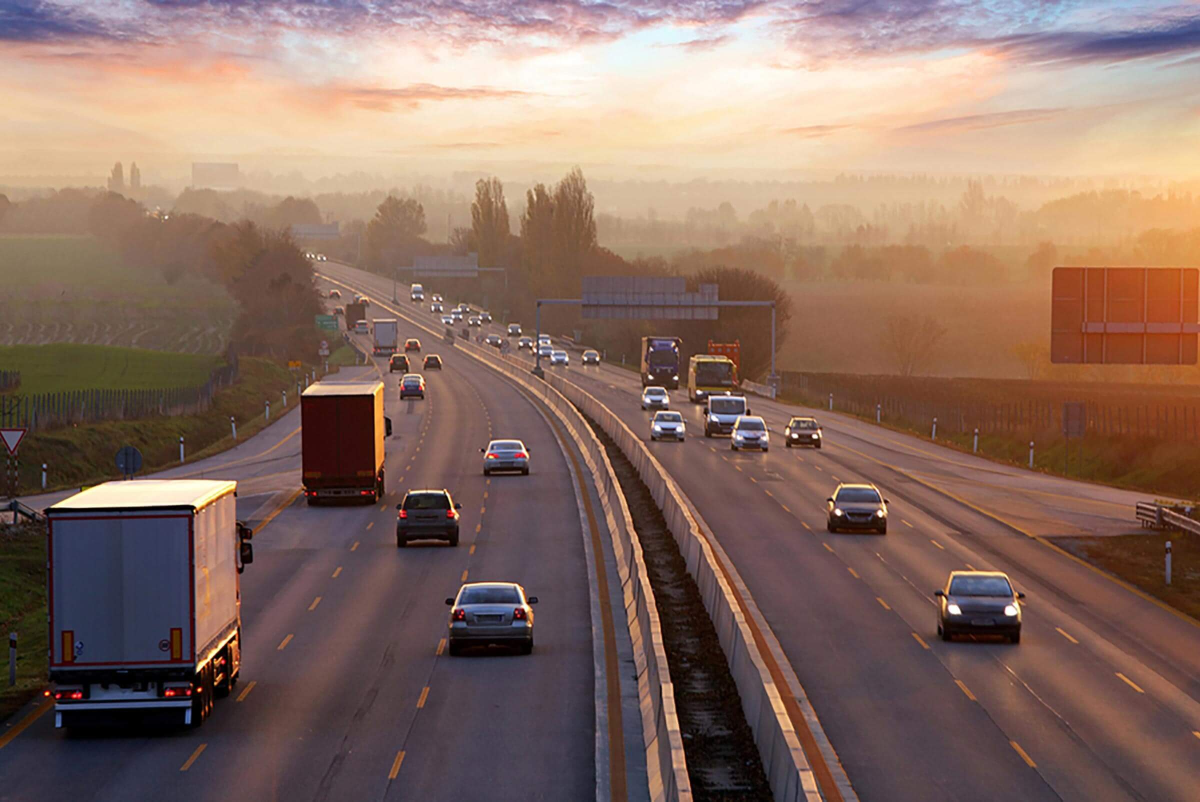
#> input picture OpenCV_Python_Tutorials/OpenCV_Tutorial.jpg, 2400 x 1603 px (shown at 1/2 size)
$ jupyter execute 01_Introduction_to_OpenCV.ipynb
#> lines starting #> are read from the running program, lines starting #| are printed output that depends on the picture
### Introduction to OpenCV

OpenCV is one of the most popular computer vision libraries. If you want to start your journey in the field of computer vision, then a thorough understanding of the concepts of OpenCV is of paramount importance.

We will cover following topics:

 - Reading an image
 - Extracting the RGB values of a pixel
 - Extracting the Region of Interest (ROI)
 - Resizing the Image
 - Rotating the Image
 - Drawing a Rectangle
 - Displaying text

This is the original image that we will manipulate in this tutorial:

#### 1. Reading an Image:

[cell 1]
# import OpenCV
import cv2

[cell 2]
# read image using imread function
image = cv2.imread("OpenCV_Tutorial.jpg")
#> image is the input picture: shape (1603, 2400, 3); mean B, G, R 98.4, 109.4, 136.3

[cell 3]
# display the image using OpenCV cv2.imshow function
cv2.imshow("image", image)
cv2.waitKey(0)
cv2.destroyAllWindows()

[cell 4]
# Extracting the height and width of an image
h, w = image.shape[:2]
#> h = 1603; w = 2400
# Displaying the height and width
print("Height = {},  Width = {}".format(h, w))
#| Height = 1603,  Width = 2400

#### 2. Extracting the RGB values of a pixel

Now we will focus on extracting the RGB values of an individual pixel. Note – OpenCV arranges the channels in BGR order. So the 0th value will correspond to Blue pixel and not Red.

[cell 5]
# Here we have randomly chosen a pixel by passing in 100, 100 for height and width.
(B, G, R) = image[100, 100]
#> B = 165; G = 172; R = 211

# Displaying the pixel values
print("R = {}, G = {}, B = {}".format(R, G, B))
#| R = 211, G = 172, B = 165

# We can also pass the channel to extract the value for a specific channel
B = image[100, 100, 0]
print("B = {}".format(B))
#| B = 165

#### 3. Extracting the Region of Interest (ROI)

[cell 6]
# We will calculate the region of interest by slicing the pixels of the image
roi = image[100 : 500, 200 : 700]
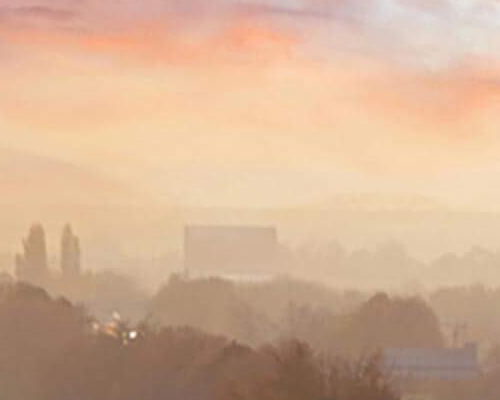
#> roi: shape (400, 500, 3); mean B, G, R 148.2, 176.2, 210.7

cv2.imshow("roi", roi)
cv2.waitKey(0)
cv2.destroyAllWindows()

#### 4. Resizing the image

[cell 7]
# resize() function takes 2 parameters, the image and the dimensions
resize = cv2.resize(image, (800, 800))
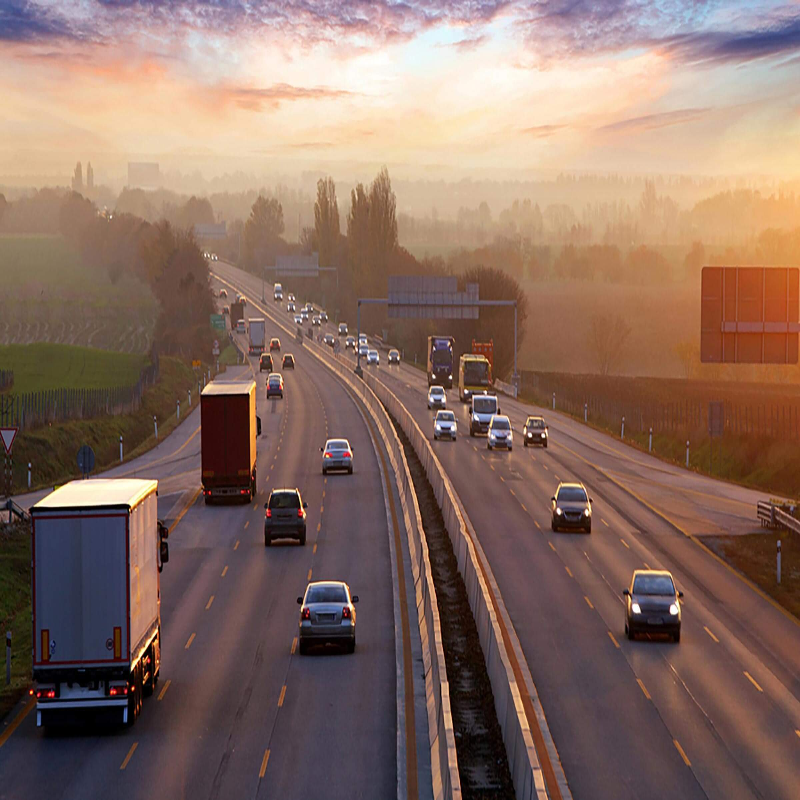
#> resize: shape (800, 800, 3); mean B, G, R 98.3, 109.3, 136.2

cv2.imshow("resize", resize)
cv2.waitKey(0)
cv2.destroyAllWindows()

The problem with this approach is that the aspect ratio of the image is not maintained. So we need to do some extra work in order to maintain a proper aspect ratio.

[cell 8]
# Calculating the ratio
ratio = 800 / w
#> ratio = 0.333

# Creating a tuple containing width and height
dim = (800, int(h * ratio))
#> dim = (800, 534)

# Resizing the image
resize_aspect = cv2.resize(image, dim)
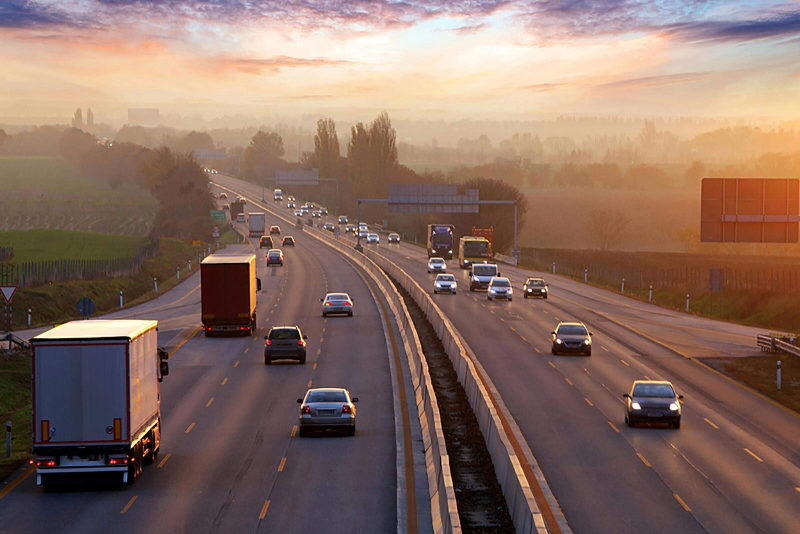
#> resize_aspect: shape (534, 800, 3); mean B, G, R 98.3, 109.3, 136.2

cv2.imshow("resize_aspect", resize_aspect)
cv2.waitKey(0)
cv2.destroyAllWindows()

#### 5. Rotating the Image

There are a lot of steps involved in rotating an image. So, let me explain each of them in detail. The 2 main functions used here are – getRotationMatrix2D(), warpAffine()

getRotationMatrix2D(): It takes 3 arguments –
 - center – The center coordinates of the image
 - Angle – The angle (in degrees) by which the image should be rotated
 - Scale – The scaling factor

warpAffine(): The function warpAffine transforms the source image using the rotation matrix:

[cell 9]
# Calculating the center of the image
center = (w // 2, h // 2)
#> center = (1200, 801)

# Generating a rotation matrix
matrix = cv2.getRotationMatrix2D(center, -45, 1.0)

# Performing the affine transformation
rotated = cv2.warpAffine(image, matrix, (w, h))
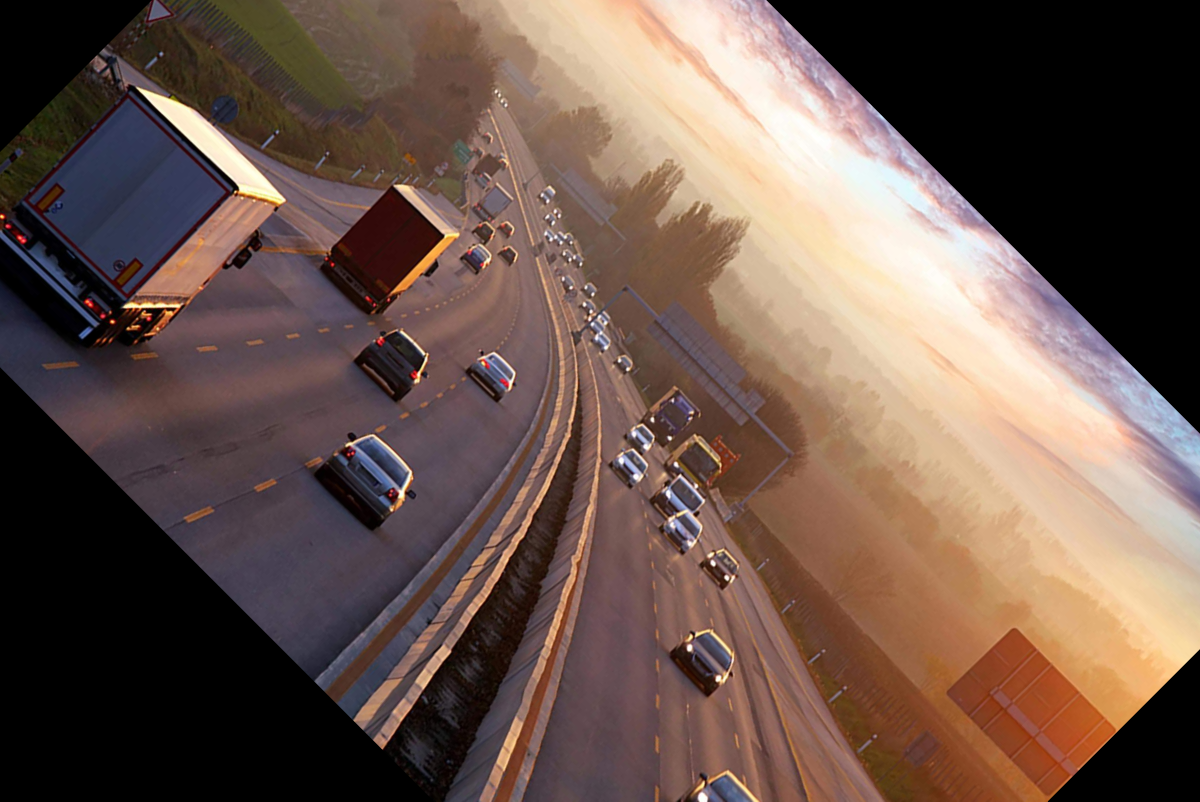
#> rotated: shape (1603, 2400, 3) (shown at 1/2 size); mean B, G, R 75.8, 84.7, 105.7

cv2.imshow("rotated", rotated)
cv2.waitKey(0)
cv2.destroyAllWindows()

#### 6. Drawing a Rectangle

cv2.rectangle: It is an in-place operation. It takes in 5 arguments –
 - Image
 - Top-left corner co-ordinates
 - Bottom-right corner co-ordinates
 - Color (in BGR format)
 - Line width

[cell 10]
# We are copying the original image, as it is an in-place operation.
output = image.copy()

# Using the rectangle() function to create a rectangle.
rectangle = cv2.rectangle(output, (1500, 900),
                          (600, 400), (255, 0, 0), 2)

cv2.imshow("rectangle", rectangle)
cv2.waitKey(0)
cv2.destroyAllWindows()

#### 7. Displaying Text

cv2.putText: It is an in-place operation. It takes in 7 arguments –
 - Image
 - Text to be displayed
 - Bottom-left corner co-ordinates, from where the text should start
 - Font
 - Font size
 - Color (BGR format)
 - Line width

[cell 11]
# Copying the original image
output = image.copy()

# Adding the text using putText() function
text = cv2.putText(output, 'OpenCV Demo', (500, 550),
                   cv2.FONT_HERSHEY_SIMPLEX, 4, (255, 0, 0), 2)

cv2.imshow("text", text)
cv2.waitKey(0)
cv2.destroyAllWindows()
